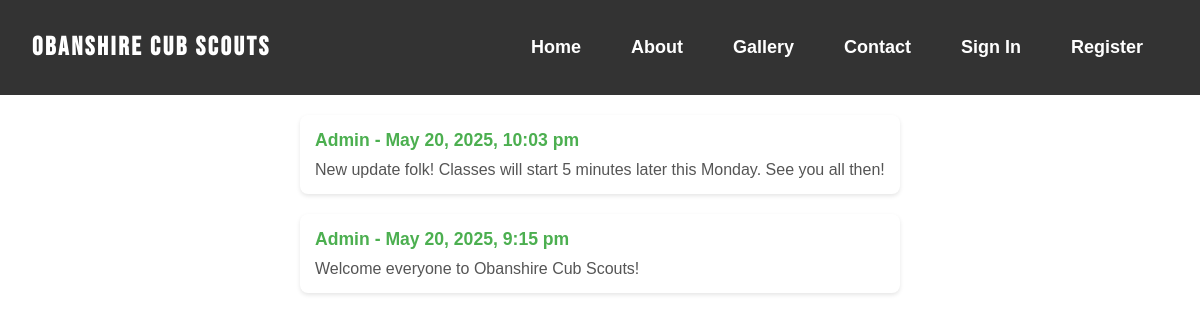
Page /public/newsfeed.php on the earlier database version.
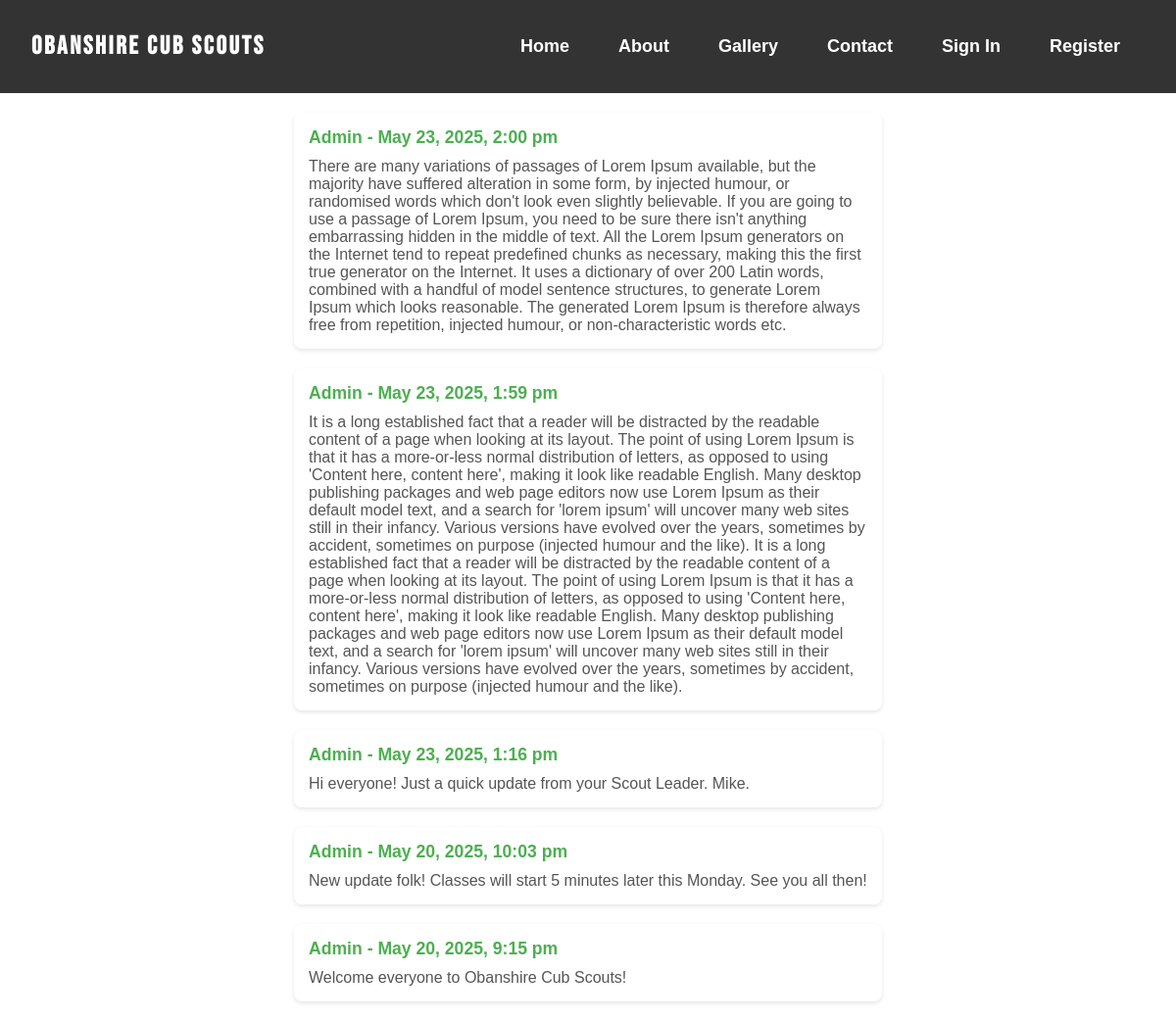
Same page on the later database version.
### tables this page shows
CREATE TABLE `newsfeed` (
  `id` int(11) NOT NULL,
  `message` text NOT NULL,
  `posted_by` varchar(255) NOT NULL,
  `timestamp` datetime DEFAULT current_timestamp(),
  `is_admin_post` tinyint(1) DEFAULT 1
);

### public/newsfeed.php (the view, shortened to what this page needs)
<?php
    include 'includes/header.php';
    include 'config/config.php';
$sql = "SELECT * FROM newsfeed ORDER BY timestamp DESC";
$result = $conn->query($sql);
if ($result->num_rows > 0) {
    while($row = $result->fetch_assoc()) {
        echo "<div class='newsfeed-post'>";
        echo "<h3>" . htmlspecialchars($row['posted_by']) . " - " . date('F j, Y, g:i a', strtotime($row['timestamp'])) . "</h3>";
        echo "<p>" . htmlspecialchars($row['message']) . "</p>";
        echo "</div>";
    }
} else {
    echo "No posts yet.";
}
?>
<!DOCTYPE html>
<html lang="en">
<head>
    <link rel="stylesheet" href="assets/css/newsfeed.css">
</head>
<body>
</body>
</html>

Differences in the rows shown:
added newsfeed: posted_by "Admin", timestamp "May 23, 2025, 2:00 pm", message "There are many variations of passages of Lorem Ipsum available, but the majority have suffered alteration in some form, by injected humour, or randomised words which don't look even slightly believable. If you are going to use a passage of Lorem Ipsum, you need to be sure there isn't anything embarrassing hidden in the middle of text. All the Lorem Ipsum generators on the Internet tend to repeat predefined chunks as necessary, making this the first true generator on the Internet. It uses a dictionary of over 200 Latin words, combined with a handful of model sentence structures, to generate Lorem Ipsum which looks reasonable. The generated Lorem Ipsum is therefore always free from…"
added newsfeed: posted_by "Admin", timestamp "May 23, 2025, 1:59 pm", message "It is a long established fact that a reader will be distracted by the readable content of a page when looking at its layout. The point of using Lorem Ipsum is that it has a more-or-less normal distribution of letters, as opposed to using 'Content here, content here', making it look like readable English. Many desktop publishing packages and web page editors now use Lorem Ipsum as their default model text, and a search for 'lorem ipsum' will uncover many web sites still in their infancy. Various versions have evolved over the years, sometimes by accident, sometimes on purpose (injected humour and the like). It is a long established fact that a reader will be distracted by the readable…"
added newsfeed: posted_by "Admin", timestamp "May 23, 2025, 1:16 pm", message "Hi everyone! Just a quick update from your Scout Leader. Mike."
